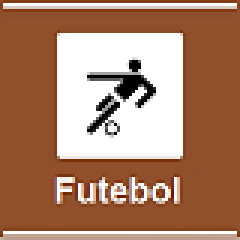
#> input picture Interface_Grafica/Imagens_v1/futebol.png, 80 x 80 px (shown 3 times larger); its folder holds only this picture in this run
$ python -i recorte_plc_desvio.py   (imports and definitions only)
#> lines starting #> are read from the running program, lines starting #| are printed output that depends on the picture; after the words box and inside, x2 and y2 are one past the last pixel; in counts of white or black regions, pixels touching at a corner belong together
#> further down, picture is the input picture: shape (80, 80, 3); mean B, G, R 107.6, 131.2, 173.7
#!/usr/bin/env python3
# -*- coding: utf-8 -*-
"""
Created on Sun Jul  5 18:06:43 2020

@author: estanislau
"""


import cv2
import glob


caminho_pasta_original = "/home/estanislau/Projetos/Atena/Base_Dados/desvio/b/*.jpg"
caminho_pasta_destino = "/home/estanislau/Projetos/Atena/Base_Dados/desvio/plc_desvio_original/"

cont_imagem = 10378


min_H = 0
min_S = 102
min_V = 0

max_H = 58
max_S = 255
max_V = 255


def seleciona_regiao_HSV(imagem):
	min_HSV = (min_H, min_S, min_V)
	max_HSV = (max_H, max_S, max_V)

	imagem_hsv = cv2.cvtColor(imagem, cv2.COLOR_BGR2HSV)
#> imagem_hsv: shape (80, 80, 3); mean H, S, V 9.9, 117.8, 173.7

	mascara = cv2.inRange(imagem_hsv, min_HSV, max_HSV)
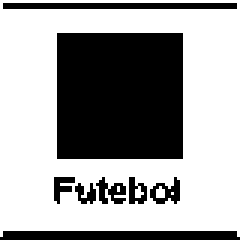
#> mascara: shape (80, 80) (shown 3 times larger); 63.3% white; 8 black regions

	contours, hierarchy = cv2.findContours(mascara, cv2.RETR_TREE, cv2.CHAIN_APPROX_SIMPLE)
#> contours = 12 contours, 3 with area under 20; largest, box (x1, y1, x2, y2) and area: (0, 0, 80, 79) 6005, (18, 10, 62, 54) 1847, (0, 0, 80, 4) 235, (49, 58, 61, 69) 73, (17, 58, 26, 69) 52

	if contours:
		areaMaxima = cv2.contourArea(contours[0])
#> areaMaxima = 6005
		idContorno = 0
		i = 0
		for cnt in contours:
			if areaMaxima < cv2.contourArea(cnt):
				areaMaxima = cv2.contourArea(cnt)
				idContorno = i
			i += 1
#> this loop made 12 passes
#> cnt on passes 3, 6: [[39, 62], [39, 63]], [[57, 64]]
#> after the loop, areaMaxima = 6005; i = 12; idContorno = 0
		cnt = contours[idContorno]
#> cnt = [[0, 0], [0, 78], [0, 77], [1, 76], [78, 76], [79, 77], [79, 78], [79, 0]]
		x,y,w,h = cv2.boundingRect(cnt)
#> x = 0; y = 0; w = 80; h = 79
	if(areaMaxima > 2000.0):
		imagem = imagem[y-7:y+h+7, x-7:x+w+7]
	return imagem


# [21 lines not run here, left out]

>>> import cv2
>>> picture = cv2.imread('../Interface_Grafica/Imagens_v1/futebol.png')
>>> result = seleciona_regiao_HSV(picture)

$ run again, on Interface_Grafica/Imagens_v1/igreja.png
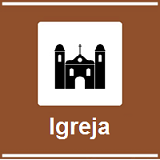
#> input picture Interface_Grafica/Imagens_v1/igreja.png, 160 x 160 px
#> picture is the input picture: shape (160, 160, 3); mean B, G, R 99.8, 123.6, 165.9
#> imagem_hsv: shape (160, 160, 3); mean H, S, V 10.2, 117.1, 166
#> in seleciona_regiao_HSV, `mascara = cv2.inRange(imagem_hsv, min_HSV, max_HSV)`:
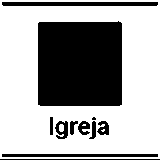
#> mascara: shape (160, 160); 65.4% white; 11 black regions (1 under 20 px)
#> contours = 14 contours, 3 with area under 20; largest, box (x1, y1, x2, y2) and area: (0, 0, 160, 159) 25122, (37, 20, 123, 107) 7216, (1, 1, 159, 7) 780, (1, 153, 159, 158) 626, (54, 120, 69, 140) 214
#> in seleciona_regiao_HSV, `areaMaxima = cv2.contourArea(contours[0])`: areaMaxima = 25122
#> the loop in seleciona_regiao_HSV, `for cnt in contours:` made 14 passes
#> cnt on passes 1, 7: [[0, 0], [0, 158], [159, 158], [159, 0]], [[83, 124], [82, 125], [85, 125], [85, 124]]
#> after the loop in seleciona_regiao_HSV, `for cnt in contours:`: i = 14; idContorno = 0
#> in seleciona_regiao_HSV, `cnt = contours[idContorno]`: cnt = [[0, 0], [0, 158], [159, 158], [159, 0]]
#> x = 0; w = 160; h = 159
